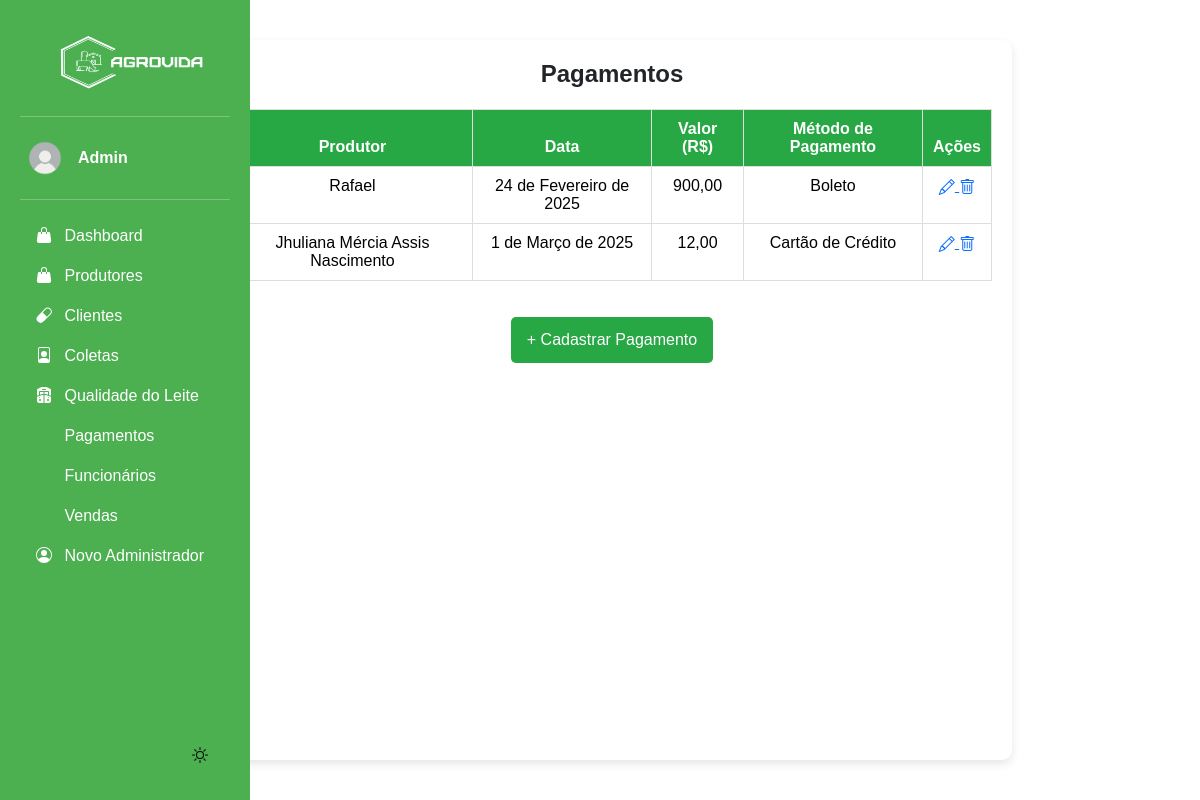
The app's page /pagamentos/ (signed in) with its own data.
### app/models.py (models this page shows, shortened)
class Pagamento(models.Model):
    produtor = models.ForeignKey(Produtor, on_delete=models.CASCADE)
    data_pagamento = models.DateField(blank=True, null=True)  # Agora a data pode ser inserida manualmente
    valor = models.DecimalField(max_digits=10, decimal_places=2)
    METODO_CHOICES = [
        ('Pix', 'Pix'),
        ('Boleto', 'Boleto'),
        ('Transferência', 'Transferência'),
    ]
    metodo_pagamento = models.CharField(max_length=15, choices=METODO_CHOICES)

class Produtor(models.Model):
    nome = models.CharField(max_length=100)
    fazenda = models.CharField(max_length=150)
    localizacao = models.CharField(max_length=255)
    telefone = models.CharField(max_length=20)
    ativo = models.BooleanField(default=True)  # Campo para verificar se o produtor está ativo

### app/views.py (the view)
# urls.py: path('pagamentos/', views.listar_pagamentos, name='listar_pagamentos'),
@login_required(login_url='login_index')
def listar_pagamentos(request):
    pagamentos = Pagamento.objects.all()
    return render(request, 'app/listar_pagamentos.html', {'pagamentos': pagamentos})

### app/templates/app/listar_pagamentos.html
{% extends "base.html" %}
{% load static %}
{% block content %}
<div class="container">
    <h2 class="title">Pagamentos</h2>
    {% if pagamentos %}
        <table class="table">
            <thead>
                <tr>
                    <th>Produtor</th>
                    <th>Data</th>
                    <th>Valor (R$)</th>
                    <th>Método de Pagamento</th>
                    <th>Ações</th>
                </tr>
            </thead>
            <tbody>
                {% for pagamento in pagamentos %}
                    <tr>
                        <td>{{ pagamento.produtor.nome }}</td>
                        <td>{{ pagamento.data_pagamento|default:"Não informado" }}</td>
                        <td>{{ pagamento.valor }}</td>
                        <td>{{ pagamento.metodo_pagamento }}</td>
                        <td>
                            <a href="{% url 'editar_pagamento' pagamento.id %}">
                                <i class="bi bi-pencil"></i>
                            </a>
                            <a href="{% url 'excluir_pagamento' pagamento.id %}" onclick="return confirm('Tem certeza que deseja excluir?')">
                                <i class="bi bi-trash"></i>
                            </a>
                        </td>
                    </tr>
                {% endfor %}
            </tbody>
        </table>
    {% else %}
        <p>Nenhum pagamento registrado.</p>
    {% endif %}
    <a href="{% url 'cadastrar_pagamento' %}" class="btn btn-add">+ Cadastrar Pagamento</a>
</div>
{% endblock %}

### base/templates/modulos/sidebar.html (shortened to what this page needs)
{% load static %}
<body>
    <div class="sidebar">
        <img src="{% static 'img/logo.png' %}" alt="Logo" width="200" height="80" class="logo">
        <hr>
            <div class="dropdown">
                <a href="#" class="d-flex align-items-center text-white text-decoration-none" data-bs-toggle="dropdown" aria-expanded="false">
                    <img src="{% static "img/usuario.png" %}" alt="" width="50" height="50" class="rounded-circle me-2">
                    <strong>{{ request.user.first_name }}</strong>
                </a>
            </div>
        <hr>
        <ul class="nav nav-pills flex-column mb-auto">
            <li>
                <a href="{% url "dashboard" %}" class="nav-link text-white">
                    <svg class="bi pe-none me-2" width="16" height="16"><use xlink:href="#produtos"/></svg>
                    Dashboard
                </a>
            </li>
            <li>
                <a href="{% url "listar_produtor" %}" class="nav-link text-white">
                    <svg class="bi pe-none me-2" width="16" height="16"><use xlink:href="#produtos"/></svg>
                    Produtores
                </a>
            </li>
            <li>
                <a href="{% url "listar_cliente" %}" class="nav-link text-white">
                    <svg class="bi pe-none me-2" width="16" height="16"><use xlink:href="#medicamentos"/></svg>
                    Clientes
                </a>
            </li>
            <li>
                <a href="{% url "listar_coleta" %}" class="nav-link text-white">
                    <svg class="bi pe-none me-2" width="16" height="16"><use xlink:href="#funcionarios"/></svg>
                    Coletas
                </a>
            </li>
            <li>
                <a href="{% url "listar_qualidade" %}" class="nav-link text-white">
                    <svg class="bi pe-none me-2" width="16" height="16"><use xlink:href="#fornecedores"/></svg>
                    Qualidade do Leite
                </a>
            </li>
            <li>
                <a href="{% url "listar_pagamentos" %}" class="nav-link text-white">
                    <svg class="bi pe-none me-2" width="16" height="16"><use xlink:href="#"/></svg>
                    Pagamentos
                </a>
            </li>
            <li>
                <a href="{% url "listar_funcionarios" %}" class="nav-link text-white">
                    <svg class="bi pe-none me-2" width="16" height="16"><use xlink:href="#"/></svg>
                    Funcionários
                </a>
            </li>
            <li>
                <a href="{% url "listar_vendas" %}" class="nav-link text-white">
                    <svg class="bi pe-none me-2" width="16" height="16"><use xlink:href="#"/></svg>
                    Vendas
                </a>
            </li>
            <li>
                <a href="{% url 'cadastrar_admin' %}" class="nav-link text-white">
                    <svg class="bi pe-none me-2" width="16" height="16"><use xlink:href="#people-circle"/></svg>
                    Novo Administrador
                </a>
            </li>
        </ul>
        <button id="theme-toggle">
           <svg id="theme-icon" width="24" height="24" fill="currentColor"></svg>
        </button>
    </div>
    <div class="b-example-divider b-example-vr"></div>
</body>

### base/static/css/inicio.css (style rules this page uses)
html, body { font-family: Arial, sans-serif; transition: background 0.3s, color 0.3s; height: 100vh; width: 100vw; margin: 0; display: flex; }
#theme-toggle { display: flex; justify-content: end; align-items: end; border: none; cursor: pointer; background-color: transparent; }
#theme-icon { width: 32px; height: 32px; fill: currentColor; }
.b-example-divider { width: 100%; height: 3rem; }
.b-example-vr { flex-shrink: 0; width: 1.5rem; height: 100vh; }
.bi { vertical-align: -.125em; fill: currentColor; }
.nav-link { color: #222222; }
.sidebar { width: 250px; background: #4CAF50; padding: 20px; height: 100vh; color: white; position: fixed; left: 0; top: 0; bottom: 0; overflow-y: auto; display: flex; flex-direction: column; }
li { display: flex; width: 100%; }
.container { max-width: 800px; margin: 40px auto; padding: 20px; background: #fff; border-radius: 10px; box-shadow: 0 4px 10px rgba(0, 0, 0, 0.1); display: flex; flex-direction: column; height: auto; align-items: stretch; }
.title { text-align: center; font-size: 24px; font-weight: bold; margin-bottom: 20px; }
.table { width: 100%; border-collapse: collapse; }
.table th, .table td { padding: 10px; border: 1px solid #ddd; text-align: center; }
.table th { background-color: #28a745; color: white; }
.table tr:nth-child(even) { background-color: #f2f2f2; }
.btn { padding: 8px 12px; text-decoration: none; border-radius: 5px; transition: all 0.3s ease; }
.btn-add { display: block; width: max-content; margin: 20px auto; background: #28a745; color: white; padding: 10px 15px; font-size: 16px; }

### records on screen
Pagamento: produtor.nome "Rafael", data_pagamento "24 de Fevereiro de 2025", valor "900,00", metodo_pagamento "Boleto"
Pagamento: produtor.nome "Jhuliana Mércia Assis Nascimento", data_pagamento "1 de Março de 2025", valor "12,00", metodo_pagamento "Cartão de Crédito"

### other values on screen
{{ request.user.first_name }} "Admin"
